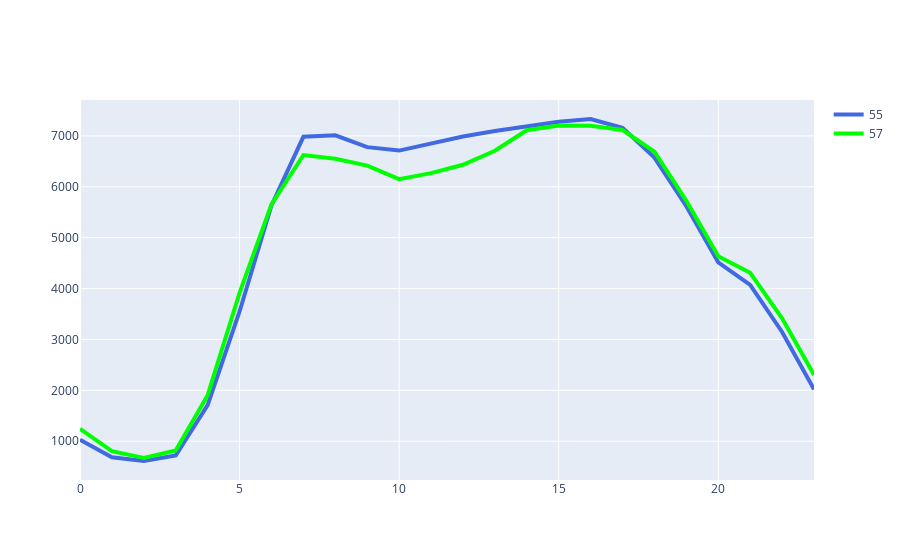

Write notebook code for a chart like this one.
### Code cell
fig = go.Figure()
fig.add_trace(
    go.Scatter(
        x=route_55_pivot["hour"],
        y=route_55_pivot["weekday"],
        name="55",
        line=dict(color="royalblue", width=4),
    )
)
fig.add_trace(
    go.Scatter(
        x=route_57_pivot["hour"],
        y=route_57_pivot["weekday"],
        name="57",
        line=dict(color="lime", width=4),
    )
)

### Figure 1 — Plotly figure (JSON) as saved in the notebook; plotly's stock layout.template omitted (floating-point values rounded to 4 significant figures)
{"data": [{"line": {"color": "royalblue", "width": 4}, "name": "55", "type": "scatter", "x": [0, 1, 2, 3, 4, 5, 6, 7, 8, 9, 10, 11, 12, 13, 14, 15, 16, 17, 18, 19, 20, 21, 22, 23], "y": [1028, 685, 611, 720, 1708, 3549, 5635, 6982, 7012, 6779, 6711, 6858, 6989, 7097, 7198, 7280, 7332, 7160, 6573, 5618, 4513, 4072, 3147, 2018]}, {"line": {"color": "lime", "width": 4}, "name": "57", "type": "scatter", "x": [0, 1, 2, 3, 4, 5, 6, 7, 8, 9, 10, 11, 12, 13, 14, 15, 16, 17, 18, 19, 20, 21, 22, 23], "y": [1244, 805, 671, 817, 1905, 3914, 5653, 6624, 6552, 6417, 6150, 6268, 6432, 6708, 7111, 7206, 7199, 7115, 6691, 5724, 4633, 4310, 3416, 2302]}], "layout": {}}
